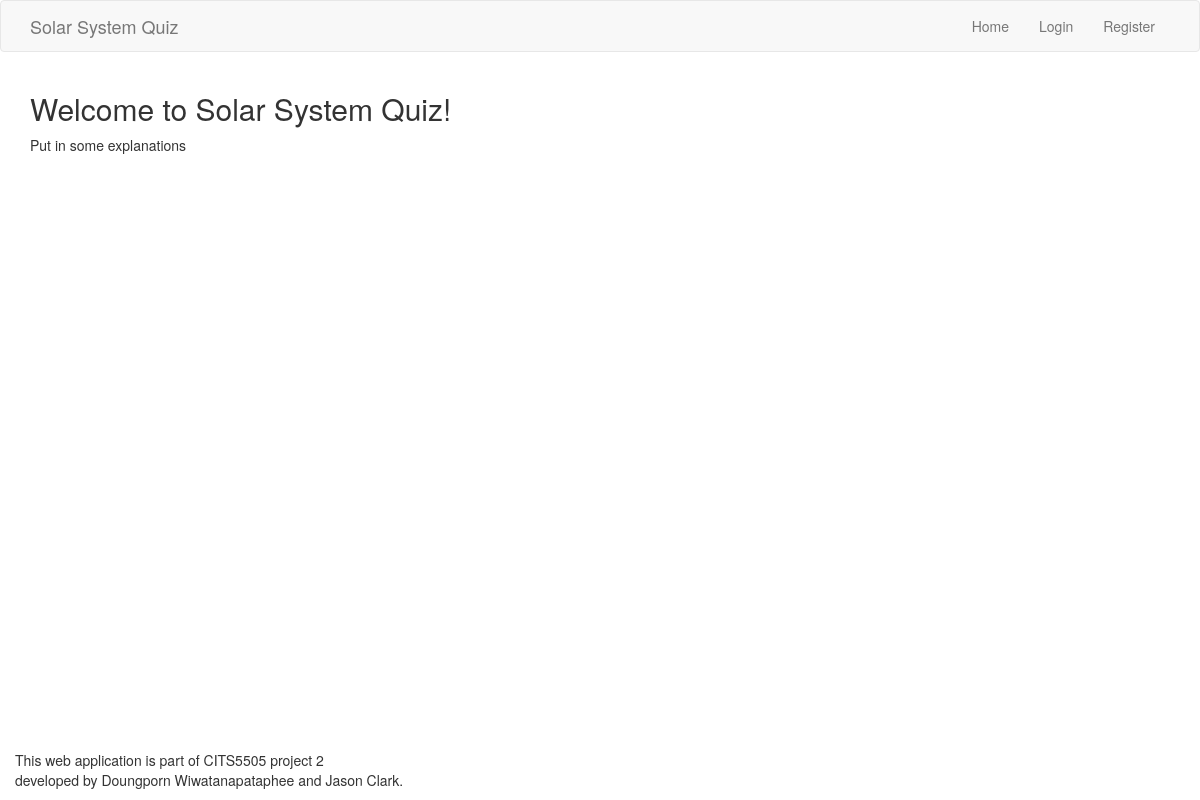
Before: / with the older database file.
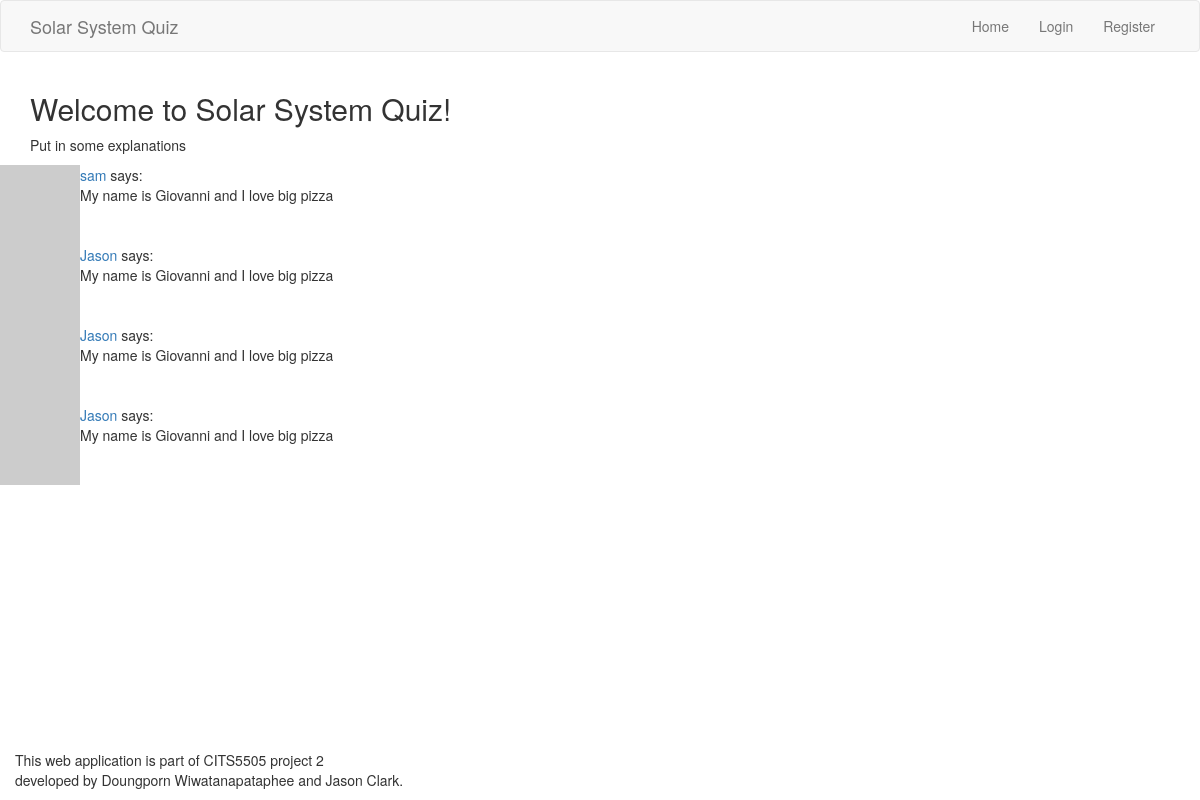
After: the same page with the newer database file.
### app/models.py (models this page shows, shortened)
class Post(db.Model):
    id = db.Column(db.Integer, primary_key=True)
    user_id = db.Column(db.Integer, db.ForeignKey('user_table.id')) #user.id
    body = db.Column(db.String(140))
    timestamp = db.Column(db.DateTime, index=True, default=datetime.utcnow)
    page = db.Column(db.String)

class User(UserMixin, db.Model):
    __tablename__ = 'user_table'
    id = db.Column(db.Integer, primary_key=True)
    username = db.Column(db.String(64), index=True, unique=True)
    user_type = db.Column(db.String(64))
    email = db.Column(db.String(120), index=True, unique=True)
    password_hash = db.Column(db.String(128))
    posts = db.relationship('Post', backref='author', lazy='dynamic')
    about_me = db.Column(db.String(140))
    last_seen = db.Column(db.DateTime, default=datetime.utcnow)
    score_child = db.relationship("Score", backref = 'user_parent')
    def avatar(self, size):
      digest = md5(self.email.lower().encode('utf-8')).hexdigest()
      return 'https://www.gravatar.com/avatar/{}?d=identicon&s={}'.format(digest, size)

### app/routes.py (the view)
@app.route('/', methods = ['GET','POST'])
def home():
    page = request.args.get('page', 1, type=int)
    posts = Post.query.filter_by(page="home").paginate(
      page, app.config['POSTS_PER_PAGE'], False)
    questionSet = QuestionSet.query.all()
    return render_template('home.html', questionSet = questionSet, posts=posts.items)

### app/routes.py (called while the page is built)
@app.before_request
def before_request():
    from_zone = tz.tzutc()
    to_zone = tz.tzlocal()
    utc = datetime.utcnow()
    utc = utc.replace(tzinfo=from_zone)
    central = utc.astimezone(to_zone)   # convert to local timezone
    if current_user.is_authenticated:
        current_user.last_seen = central
        db.session.commit()

### app/templates/home.html (shortened to what this page needs)
{% extends 'base.html' %}
{% block body %}
    <div class="container">
        {% if current_user.is_authenticated %}
            <h2>Welcome, {{ current_user.username }}!</h2>
        {% else %}
            <h2>Welcome to Solar System Quiz!</h2>
            <p>
                Put in some explanations
            </p>
        {% endif %}
    </div>
    {% set page='home' %}
    {% for post in posts %}
    {% include '_post.html' %}
    {% endfor %}
{% endblock %}

### app/templates/_post.html (shortened to what this page needs)
<table>
  <tr valign="top">
    <td><img src="{{ post.author.avatar(36) }}"></td>
    <td>
      <a href="{{ url_for('user_profile', username=post.author.username) }}">
        {{ post.author.username }}
      </a>
      says:<br>{{ post.body }}
    </td>
  </tr>
</table>

Changed rows visible on the page:
added Post: author.username "sam", body "My name is Giovanni and I love big pizza"
added Post: author.username "Jason", body "My name is Giovanni and I love big pizza"
added Post: author.username "Jason", body "My name is Giovanni and I love big pizza"
added Post: author.username "Jason", body "My name is Giovanni and I love big pizza"
